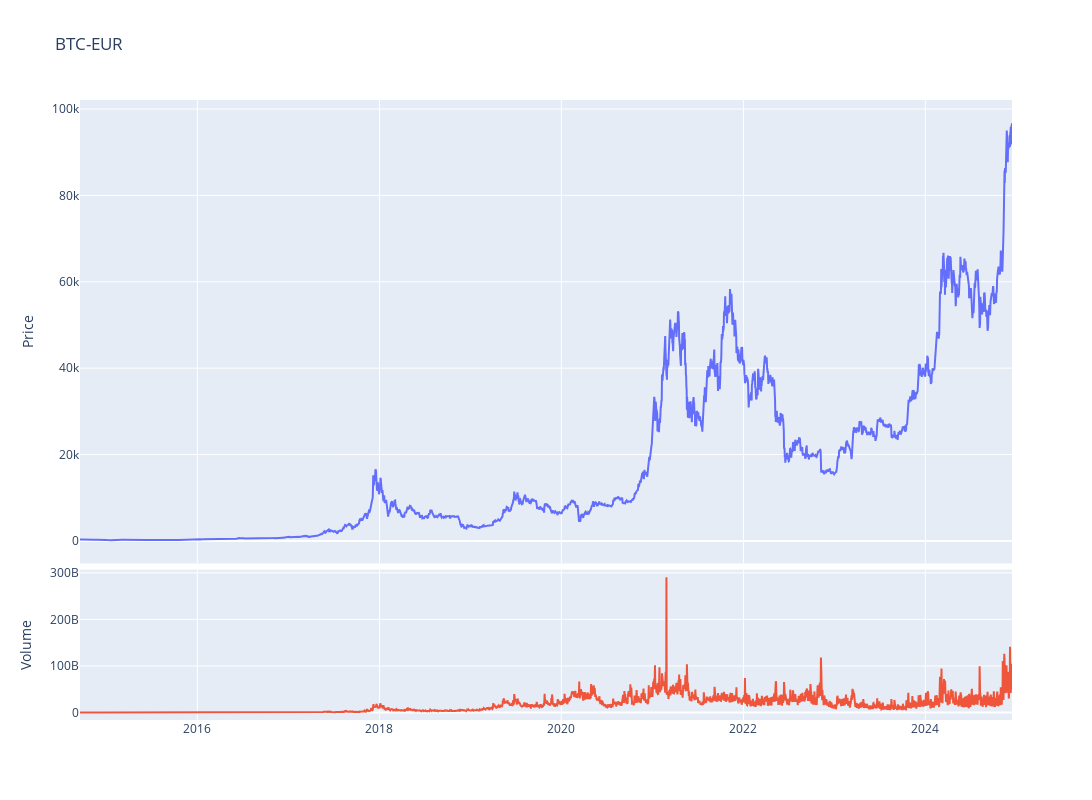

The code cell stored with this chart in its notebook:
### Code cell
fig = make_subplots(rows=4, cols=1,shared_xaxes=True,vertical_spacing=0.01,specs=[[{'rowspan':3,'colspan':1}],[None],[None],[{'rowspan':1,'colspan':1}]])

# Graph (1,1)
fig.add_trace(go.Scatter(x=stock_ticker.index,y=stock_ticker['Adj Close'],mode="lines",name=f"{ticker}"),row=1, col=1)
# Update xaxis properties
fig.update_yaxes(title_text="Price", row=1, col=1)

# Graph (4,1)
fig.add_trace(go.Scatter(x=stock_ticker.index,y=stock_ticker['Volume'],mode="lines",name='Volume'),row=4, col=1)
fig.update_yaxes(title_text="Volume", row=4, col=1)

fig.update_layout(height=800, width=1300,showlegend=False,title=f"{ticker}")

fig.show()

### Figure 1 — Plotly figure (JSON) as saved in the notebook; plotly's stock layout.template omitted (floating-point values rounded to 4 significant figures; data arrays with more than 128 entries replaced by an {"elided": "..."} marker saying what was removed)
{"data": [{"mode": "lines", "name": "BTC-EUR", "type": "scatter", "x": {"elided": "3742 str values"}, "xaxis": "x", "y": {"elided": "3742 float values"}, "yaxis": "y"}, {"mode": "lines", "name": "Volume", "type": "scatter", "x": {"elided": "3742 str values"}, "xaxis": "x2", "y": {"elided": "3742 int values"}, "yaxis": "y2"}], "layout": {"height": 800, "showlegend": false, "title": {"text": "BTC-EUR"}, "width": 1300, "xaxis": {"anchor": "y", "domain": [0, 1], "matches": "x2", "showticklabels": false}, "xaxis2": {"anchor": "y2", "domain": [0, 1]}, "yaxis": {"anchor": "x", "domain": [0.2525, 1], "title": {"text": "Price"}}, "yaxis2": {"anchor": "x2", "domain": [0, 0.2425], "title": {"text": "Volume"}}}}
